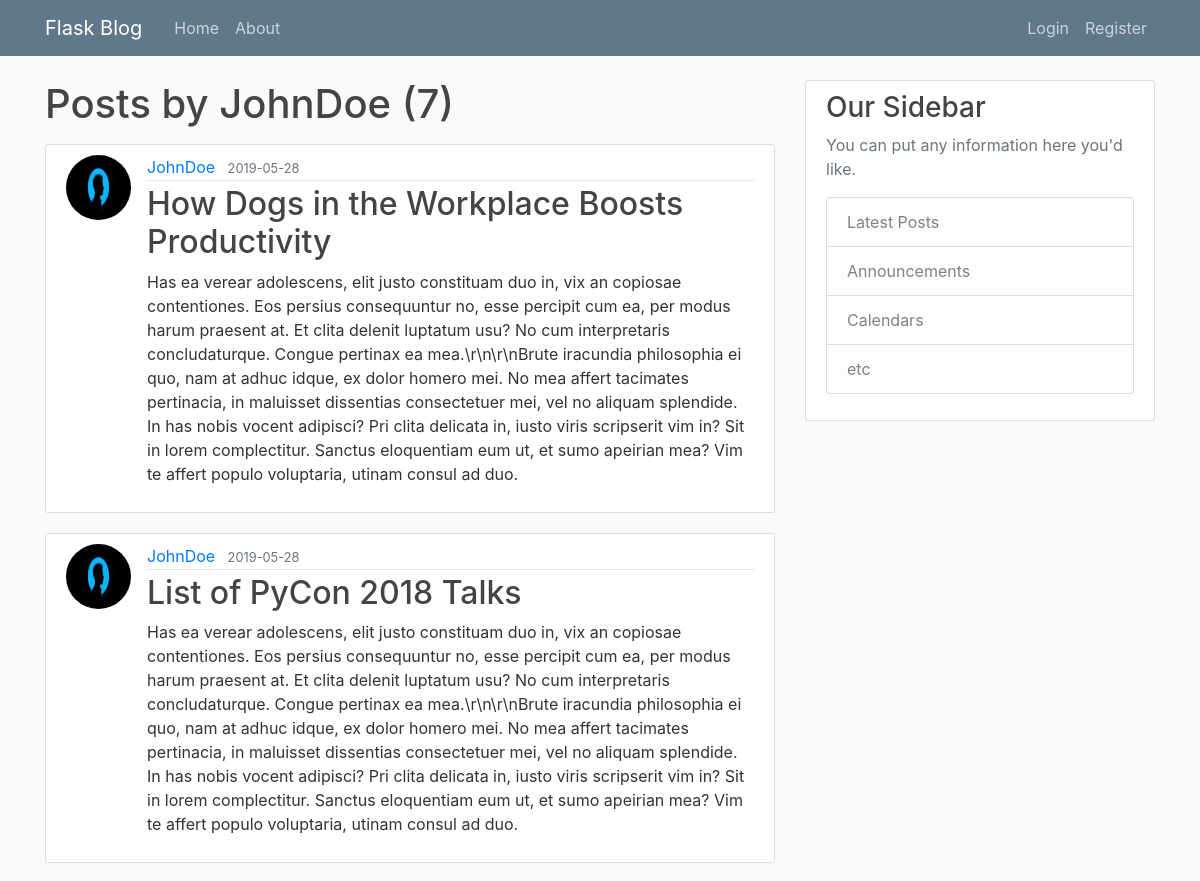
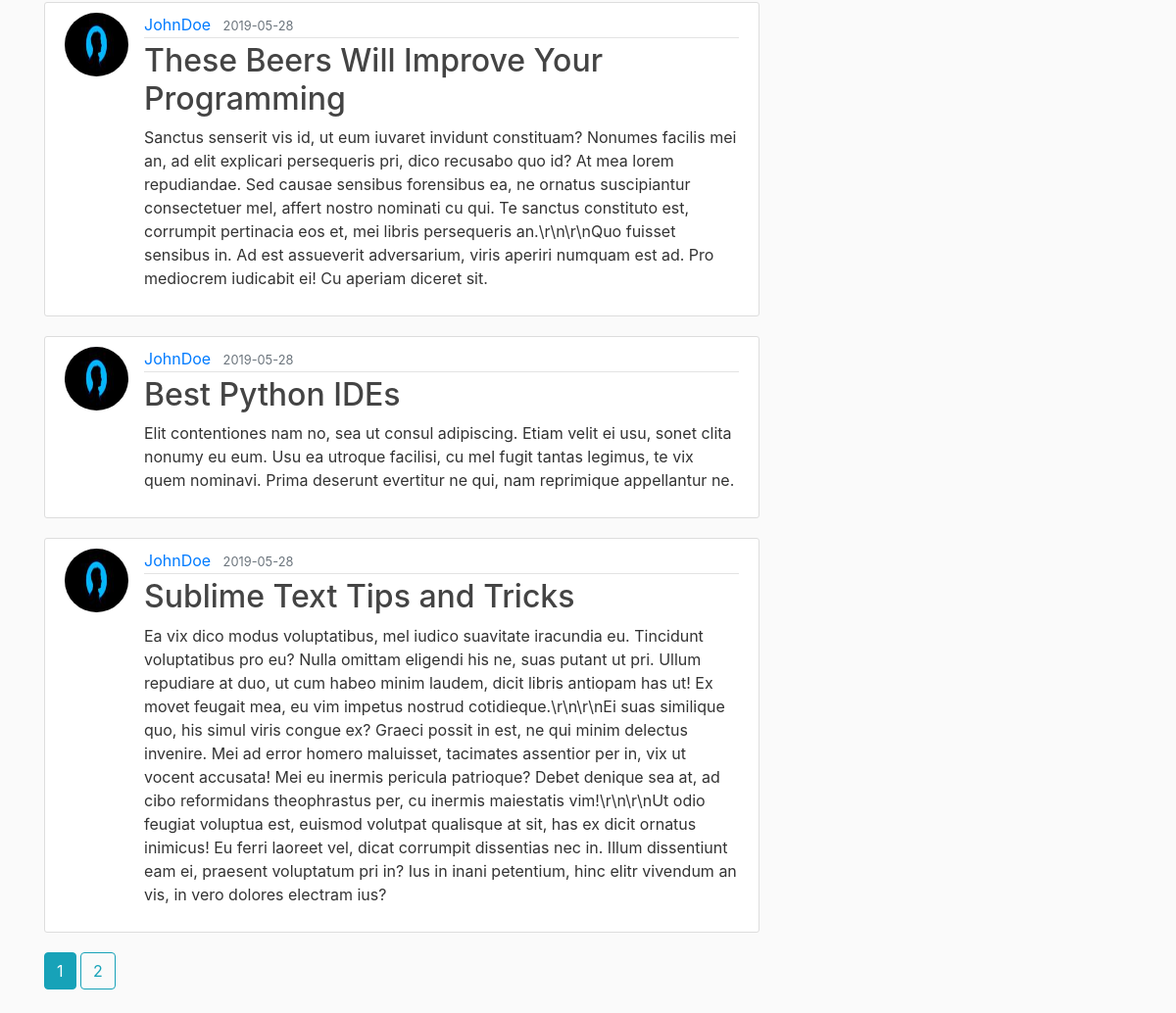
/user/JohnDoe, run on the app's committed database (2 pictures, top to bottom).
### flaskblog/models.py (models this page shows, shortened)
class User(db.Model, UserMixin):
    id = db.Column(db.Integer, primary_key=True)
    username = db.Column(db.String(20), unique=True, nullable=False)
    email = db.Column(db.String(120), unique=True, nullable=False)
    image_file = db.Column(db.String(20), nullable=False,
                           default='default.jpg')
    password = db.Column(db.String(60), nullable=False)
    posts = db.relationship('Post', backref='author', lazy=True)

class Post(db.Model):
    id = db.Column(db.Integer, primary_key=True)
    title = db.Column(db.String(100), nullable=False)
    date_posted = db.Column(db.DateTime, nullable=False,
                            default=datetime.utcnow)
    content = db.Column(db.Text, nullable=False)
    user_id = db.Column(db.Integer, db.ForeignKey('user.id'), nullable=False)

### flaskblog/routes.py (the view)
@app.route("/user/<string:username>")
def user_posts(username):
    page = request.args.get('page', 1, type=int)
    user = User.query.filter_by(username=username).first_or_404()
    posts = Post.query.filter_by(author=user)\
        .order_by(Post.date_posted.desc()) \
        .paginate(page=page, per_page=5)
    return render_template('user_posts.html', posts=posts, user=user)

### flaskblog/templates/user_posts.html
{% extends "layout.html" %} {% block content %}
<h1 class="mb-3">Posts by {{ user.username }} ({{ posts.total }})</h1>
{% for post in posts.items %}
<article class="media content-section">
  <img
    class="rounded-circle article-img"
    src="{{ url_for('static', filename='profile_pics/' + post.author.image_file) }}"
  />
  <div class="media-body">
    <div class="article-metadata">
      <a
        class="mr-2"
        href="{{ url_for('user_posts', username=post.author.username) }}"
        >{{ post.author.username }}</a
      >
      <small class="text-muted">{{
        post.date_posted.strftime("%Y-%m-%d")
      }}</small>
    </div>
    <h2>
      <a class="article-title" href="{{ url_for('post', post_id=post.id)}}">{{
        post.title
      }}</a>
    </h2>
    <p class="article-content">{{ post.content }}</p>
  </div>
</article>
{% endfor %} {% for page_num in posts.iter_pages(left_edge=1, right_edge=1,
left_current=1, right_current=2) %} {% if page_num %} {% if posts.page ==
page_num %}
<a
  class="btn btn-info mb-4"
  href="{{ url_for('user_posts', username=user.username, page=page_num) }}"
  >{{ page_num }}</a
>
{% else %}
<a
  class="btn btn-outline-info mb-4"
  href="{{ url_for('user_posts', username=user.username, page=page_num) }}"
  >{{ page_num }}</a
>
{% endif %} {% else %} ... {% endif %} {% endfor %} {% endblock content %}

### flaskblog/templates/layout.html (shortened to what this page needs)
<!DOCTYPE html>
<html lang="en">
  <head>
    <link
      rel="stylesheet"
      href="https://stackpath.bootstrapcdn.com/bootstrap/4.3.1/css/bootstrap.min.css"
    />
    <link rel="stylesheet" type="text/css" href="{{ url_for('static', filename='main.css') }}">
  </head>
  <body>
    <header class="site-header">
      <nav class="navbar navbar-expand-md navbar-dark bg-steel fixed-top">
        <div class="container">
          <a class="navbar-brand mr-4" href="/">Flask Blog</a>
          <div class="collapse navbar-collapse" id="navbarToggle">
            <div class="navbar-nav mr-auto">
              <a class="nav-item nav-link" href="{{ url_for('home') }}">Home</a>
              <a class="nav-item nav-link" href="{{ url_for('about') }}">About</a>
            </div>
            <div class="navbar-nav">
              {% if current_user.is_authenticated %}
              <a class="nav-item nav-link" href="{{ url_for('new_post') }}">New Post</a>
              <a class="nav-item nav-link" href="{{ url_for('account') }}">Account</a>
              <a class="nav-item nav-link" href="{{ url_for('logout') }}">Logout</a>
              {% else %}
                <a class="nav-item nav-link" href="{{ url_for('login') }}">Login</a>
                <a class="nav-item nav-link" href="{{ url_for('register') }}">Register</a>
              {% endif %}
            </div>
          </div>
        </div>
      </nav>
    </header>
    <main role="main" class="container">
        <div class="row">
            <div class="col-md-8">
            {% block content %}{% endblock %}
            </div>
            <div class="col-md-4">
            <div class="content-section">
                <h3>Our Sidebar</h3>
                <p class='text-muted'>You can put any information here you'd like.
                <ul class="list-group">
                    <li class="list-group-item list-group-item-light">Latest Posts</li>
                    <li class="list-group-item list-group-item-light">Announcements</li>
                    <li class="list-group-item list-group-item-light">Calendars</li>
                    <li class="list-group-item list-group-item-light">etc</li>
                </ul>
                </p>
            </div>
            </div>
        </div>
    </main>
  </body>
</html>

### flaskblog/static/main.css (style rules this page uses)
body { background: #fafafa; color: #333333; margin-top: 5rem; }
h1, h2, h3, h4, h5, h6 { color: #444444; }
.bg-steel { background-color: #5f788a; }
.site-header .navbar-nav .nav-link { color: #cbd5db; }
.content-section { background: #ffffff; padding: 10px 20px; border: 1px solid #dddddd; border-radius: 3px; margin-bottom: 20px; }
.article-title { color: #444444; }
.article-content { white-space: pre-line; }
.article-img { height: 65px; width: 65px; margin-right: 16px; }
.article-metadata { padding-bottom: 1px; margin-bottom: 4px; border-bottom: 1px solid #e3e3e3; }

### data on the page
User: username "JohnDoe"
Post: image_file (picture), author.username "JohnDoe", date_posted "2019-05-28", title "How Dogs in the Workplace Boosts Productivity", content "Has ea verear adolescens, elit justo constituam duo in, vix an copiosae contentiones. Eos persius consequuntur no, esse percipit cum ea, per modus harum praesent at. Et clita delenit luptatum usu? No cum interpretaris concludaturque. Congue pertinax ea mea.\\r\\n\\r\\nBrute iracundia philosophia ei quo, nam at adhuc idque, ex dolor homero mei. No mea affert tacimates pertinacia, in maluisset dissentias consectetuer mei, vel no aliquam splendide. In has nobis vocent adipisci? Pri clita delicata in, iusto viris scripserit vim in? Sit in lorem complectitur. Sanctus eloquentiam eum ut, et sumo apeirian mea? Vim te affert populo voluptaria, utinam consul ad duo."
Post: image_file (picture), author.username "JohnDoe", date_posted "2019-05-28", title "List of PyCon 2018 Talks", content "Has ea verear adolescens, elit justo constituam duo in, vix an copiosae contentiones. Eos persius consequuntur no, esse percipit cum ea, per modus harum praesent at. Et clita delenit luptatum usu? No cum interpretaris concludaturque. Congue pertinax ea mea.\\r\\n\\r\\nBrute iracundia philosophia ei quo, nam at adhuc idque, ex dolor homero mei. No mea affert tacimates pertinacia, in maluisset dissentias consectetuer mei, vel no aliquam splendide. In has nobis vocent adipisci? Pri clita delicata in, iusto viris scripserit vim in? Sit in lorem complectitur. Sanctus eloquentiam eum ut, et sumo apeirian mea? Vim te affert populo voluptaria, utinam consul ad duo."
Post: image_file (picture), author.username "JohnDoe", date_posted "2019-05-28", title "These Beers Will Improve Your Programming", content "Sanctus senserit vis id, ut eum iuvaret invidunt constituam? Nonumes facilis mei an, ad elit explicari persequeris pri, dico recusabo quo id? At mea lorem repudiandae. Sed causae sensibus forensibus ea, ne ornatus suscipiantur consectetuer mel, affert nostro nominati cu qui. Te sanctus constituto est, corrumpit pertinacia eos et, mei libris persequeris an.\\r\\n\\r\\nQuo fuisset sensibus in. Ad est assueverit adversarium, viris aperiri numquam est ad. Pro mediocrem iudicabit ei! Cu aperiam diceret sit."
Post: image_file (picture), author.username "JohnDoe", date_posted "2019-05-28", title "Best Python IDEs", content "Elit contentiones nam no, sea ut consul adipiscing. Etiam velit ei usu, sonet clita nonumy eu eum. Usu ea utroque facilisi, cu mel fugit tantas legimus, te vix quem nominavi. Prima deserunt evertitur ne qui, nam reprimique appellantur ne."
Post: image_file (picture), author.username "JohnDoe", date_posted "2019-05-28", title "Sublime Text Tips and Tricks", content "Ea vix dico modus voluptatibus, mel iudico suavitate iracundia eu. Tincidunt voluptatibus pro eu? Nulla omittam eligendi his ne, suas putant ut pri. Ullum repudiare at duo, ut cum habeo minim laudem, dicit libris antiopam has ut! Ex movet feugait mea, eu vim impetus nostrud cotidieque.\\r\\n\\r\\nEi suas similique quo, his simul viris congue ex? Graeci possit in est, ne qui minim delectus invenire. Mei ad error homero maluisset, tacimates assentior per in, vix ut vocent accusata! Mei eu inermis pericula patrioque? Debet denique sea at, ad cibo reformidans theophrastus per, cu inermis maiestatis vim!\\r\\n\\r\\nUt odio feugiat voluptua est, euismod volutpat qualisque at sit, has ex dicit ornatus…"

### other printed values
{{ posts.total }} "7"
{{ page_num }} "1"
{{ page_num }} "2"
